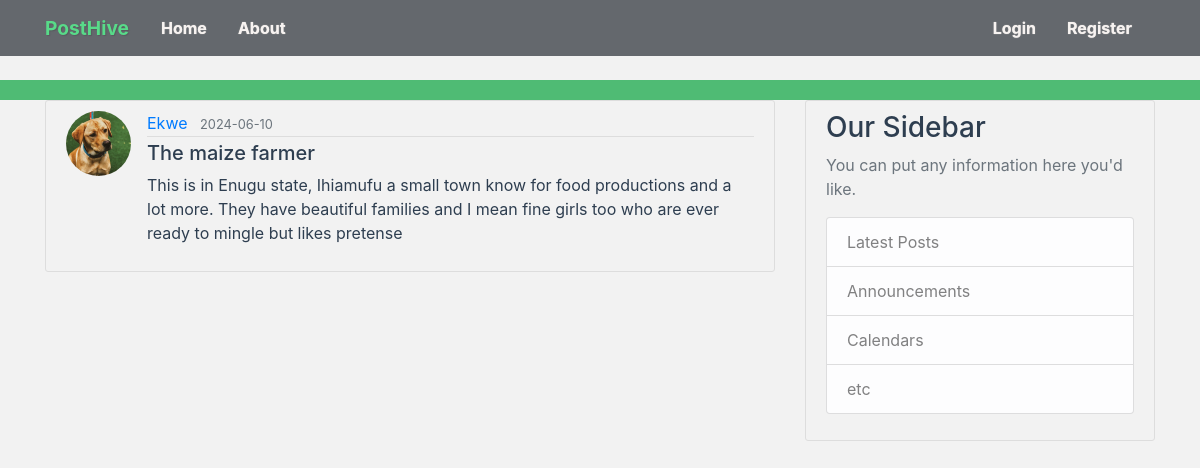
/post/6, run on the app's committed database.
### posthive/models.py (models this page shows, shortened)
class User(db.Model, UserMixin):
    id = db.Column(db.Integer, primary_key=True)
    username = db.Column(db.String(20), unique=True, nullable=False)
    email = db.Column(db.String(120), unique=True, nullable=False)
    image_file = db.Column(db.String(20), nullable=False, default='default.jpg')
    password = db.Column(db.String(60), nullable=False)
    posts = db.relationship('Post', backref='author', lazy=True)
    """
    @property
    def is_authenticated(self):
        return True

    @property
    def is_anonymous(self):
        return False

    @property
    def is_active(self):
        return True  # Or your custom logic

    def get_id(self):
        return str(self.id)
    """

class Post(db.Model):
    id = db.Column(db.Integer, primary_key=True)
    title = db.Column(db.String(100), nullable=False)
    date_posted = db.Column(db.DateTime, nullable=False, default=datetime.utcnow)
    content = db.Column(db.Text, nullable=False)
    user_id = db.Column(db.Integer, db.ForeignKey('user.id'), nullable=False)

### posthive/routes.py (the view)
@app.route("/post/<int:post_id>")
def post(post_id):
    post = Post.query.get_or_404(post_id)
    return render_template('post.html', title=post.title, post=post)

### posthive/templates/post.html (shortened to what this page needs)
{% extends "layout.html" %}
{% block content %}
  <article class="media content-section">
    <img class="rounded-circle article-img" src="{{ url_for('static', filename='profile_pics/' + post.author.image_file) }}">
    <div class="media-body">
      <div class="article-metadata">
        <a class="mr-2" href="{{ url_for('user_posts', username=post.author.username) }}">{{ post.author.username }}</a>
        <small class="text-muted">{{ post.date_posted.strftime('%Y-%m-%d') }}</small>
      </div>
      <h5 class="article-title">{{ post.title }}</h5>
      <p class="article-content">{{ post.content }}</p>
    </div>
  </article>
{% endblock  content %}

### posthive/static/main.css (style rules this page uses)
body { background-color: #f2f2f2; color: #2e3e50; margin-top: 5rem; }
h1, h2, h3, h4, h5, h6 { color: #2e3e50; }
.content-section { background-color: #f2f2f2; padding: 10px 20px; border: 1px solid #dddddd; border-radius: 3px; margin-bottom: 20px; }
.article-title { color: #2e3e50; }
.article-content { white-space: pre-line; }
.article-img { height: 65px; width: 65px; margin-right: 16px; }
.article-metadata { padding-bottom: 1px; margin-bottom: 4px; border-bottom: 1px solid #dddddd; }

### data on the page
User: image_file (picture), author.username "Ekwe"
Post: date_posted "2024-06-10", title "The maize farmer", content "This is in Enugu state, Ihiamufu a small town know for food productions and a lot more. They have beautiful families and I mean fine girls too who are ever ready to mingle but likes pretense"
